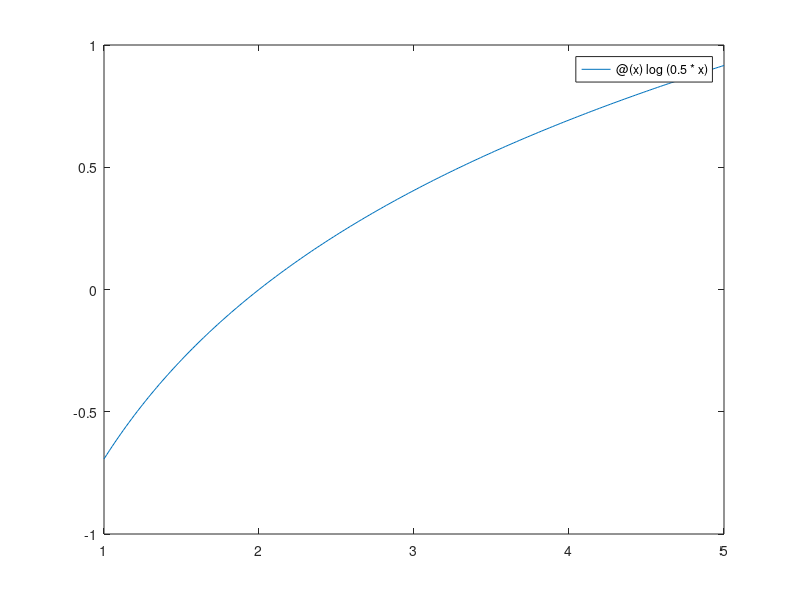

Reproduce this figure in MATLAB. (Note: this script raises an error after producing the figure.)
clear; clc; close all;

% Description: Plots the Taylor series approximation of a function

f = @(x) log(0.5*x);

fplot(f,[1,5])

fun = 'log(0.5*x)';

x = 1:0.2:5;

% n = 1:5;
no = input('Enter the order of Taylor Series: ');
n = no + 1;

a = 3;
hold on

yval = zeros(size(n));
for j = 1:numel(n)
    for i = 1:numel(x)
        h = -(a - x(i));
        [~, y]= taylor_series(fun,n(j),a,h);
        yval(i) = y;
    end
    plot(x,yval,'-.','DisplayName',sprintf('Order: %d',n(j)-1))
end
grid on
xlabel('x')
ylabel('f(x)')
legend('Location','southeast')

function [y, yVal]= taylor_series(fun,n,x0,h)
    f = str2sym(fun);

    for i = 1:n
        dyN = diff(f,i-1);
        if i == 1
            y = dyN*h^(i-1)/factorial(i-1);
        else 
            y = y + dyN*h^(i-1)/factorial(i-1);
        end
    end
    yVal = feval(matlabFunction(y),x0);
end
